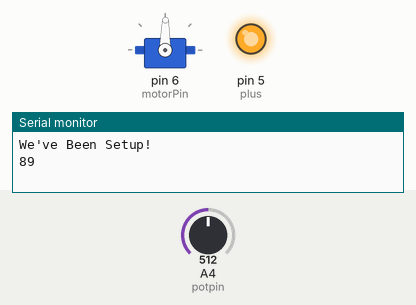
Simulated run of this sketch. Board: Arduino Uno, built with avr-gcc and run on an emulated ATmega328P. Parts: servo, output pins drawn as LEDs (lit = HIGH), the last lines printed to the serial monitor. The test bench sets the inputs (shaded band); at power-on: A4 (potpin) = 512.

Above: at 1.2 s.
1.3 s: A4 (potpin) set to 716
At 2.2 s:
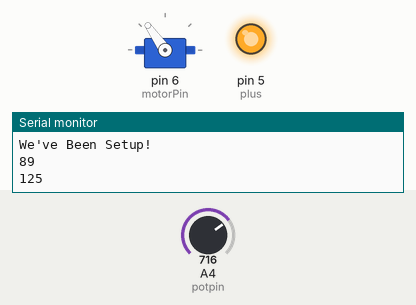
2.8 s: A4 (potpin) set to 900
At 3.3 s:
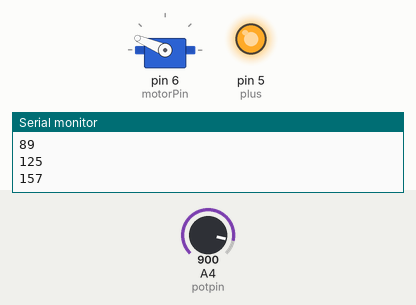
4.3 s: A4 (potpin) set to 1023
At 5.5 s:
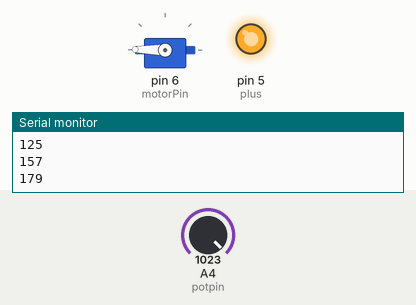
5.8 s: A4 (potpin) set to 306
At 6.8 s:
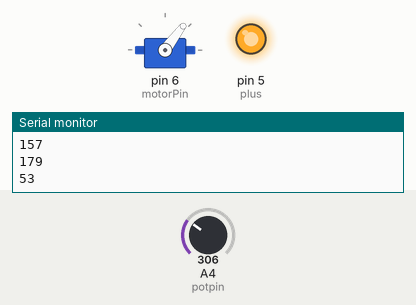
7.3 s: A4 (potpin) set to 122
At 7.9 s:
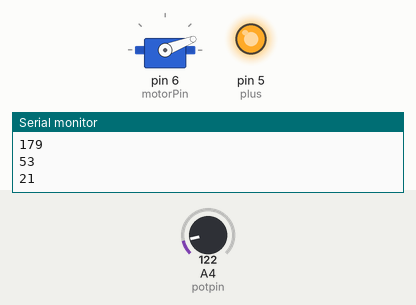
8.8 s: A4 (potpin) set to 511
At 9.1 s:
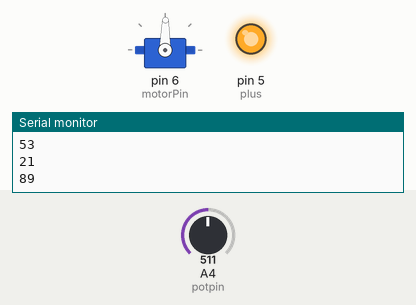
Timing chart, 0 to 11.3 s (numbered marks = the images above; inputs shaded):
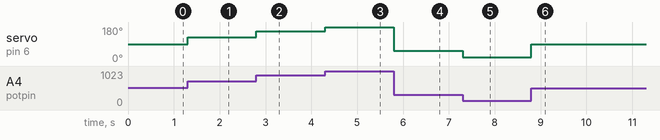

Measured:
- after the input at 1.3 s, servo on pin 6 (motorPin): 89° → 125° at once
- after the input at 2.8 s, servo on pin 6 (motorPin): 125° → 157° at once
- after the input at 4.3 s, servo on pin 6 (motorPin): 157° → 179° at once
- after the input at 5.8 s, servo on pin 6 (motorPin): 179° → 53° at once
- after the input at 7.3 s, servo on pin 6 (motorPin): 53° → 21° at once
- after the input at 8.8 s, servo on pin 6 (motorPin): 21° → 89° at once

The sketch:

esc_potentiometer.ino
```cpp
// Controlling a servo position using a potentiometer (variable resistor)
// by Michal Rinott <http://people.interaction-ivrea.it/m.rinott>

#include <Servo.h>

/*
Servo motors[4];
int motorPins[] =          //pins that the motors are tied to
  {2, 4, 6, 8};
*/

Servo motor;
int motorPin = 6;

int potpin = A4;  // analog pin used to connect the potentiometer
int val = 0;       // variable to store the value coming from the sensor
int oldVal = 0;

int plus = 5;

void setup()
{
  Serial.begin( 57600 );

  motor.attach( motorPin );
  motor.write( 0 );

  pinMode( plus, OUTPUT );
  digitalWrite( plus, HIGH );

  /*
  for( int i = 0; i < 4; i++ )
  {
    motors[i].attach( motorPins[i] );
    motors[i].write( 0 );
  }
  */

  Serial.println( "We've Been Setup!" );
}

void loop()
{
  val = analogRead(potpin);            // reads the value of the potentiometer (value between 0 and 1023)
  val = map(val, 0, 1023, 0, 179);     // scale it to use it with the servo (value between 0 and 180)

  /*
  for( int i = 0; i < 4; i++ )
  {
    motors[i].write( val );
  }  // sets the servo position according to the scaled value
  */

  motor.write( val );
  //analogWrite( 6, val );

  if( val != oldVal )
  {
    Serial.println(val);         // print the value from the sensor
  }

  oldVal = val;
}
```
